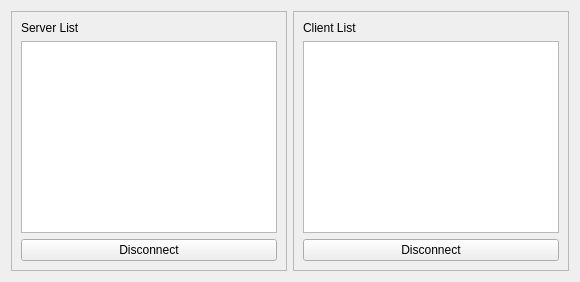
             <widget class="QWidget" name="tab_server">
              <property name="toolTip">
               <string>&lt;html&gt;&lt;head/&gt;&lt;body&gt;&lt;p&gt;test&lt;/p&gt;&lt;/body&gt;&lt;/html&gt;</string>
              </property>
              <attribute name="title">
               <string>Connnct</string>
              </attribute>
              <layout class="QHBoxLayout" name="horizontalLayout_23">
               <item>
                <widget class="QFrame" name="frame_11">
                 <property name="frameShape">
                  <enum>QFrame::StyledPanel</enum>
                 </property>
                 <property name="frameShadow">
                  <enum>QFrame::Raised</enum>
                 </property>
                 <layout class="QVBoxLayout" name="verticalLayout_27">
                  <item>
                   <widget class="QLabel" name="label_ServerList">
                    <property name="text">
                     <string>Server List</string>
                    </property>
                   </widget>
                  </item>
                  <item>
                   <widget class="QListWidget" name="listWidget_Server"/>
                  </item>
                  <item>
                   <widget class="QPushButton" name="pushButton_ServerDel">
                    <property name="text">
                     <string>Disconnect</string>
                    </property>
                   </widget>
                  </item>
                 </layout>
                </widget>
               </item>
               <item>
                <widget class="QFrame" name="frame_29">
                 <property name="frameShape">
                  <enum>QFrame::StyledPanel</enum>
                 </property>
                 <property name="frameShadow">
                  <enum>QFrame::Raised</enum>
                 </property>
                 <layout class="QVBoxLayout" name="verticalLayout_36">
                  <item>
                   <widget class="QLabel" name="label_ClientList">
                    <property name="text">
                     <string>Client List</string>
                    </property>
                   </widget>
                  </item>
                  <item>
                   <widget class="QListWidget" name="listWidget_Client"/>
                  </item>
                  <item>
                   <widget class="QPushButton" name="pushButton_ClientDel">
                    <property name="text">
                     <string>Disconnect</string>
                    </property>
                   </widget>
                  </item>
                 </layout>
                </widget>
               </item>
              </layout>
             </widget>
